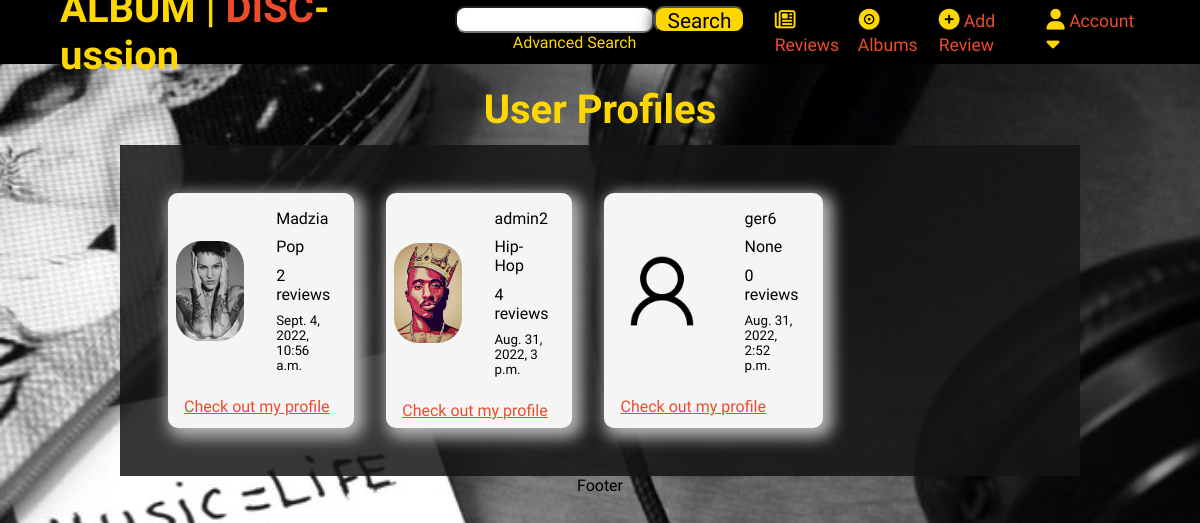
/profiles/, run on the app's committed database.
### profiles/models.py (models this page shows, shortened)
class Profile(models.Model):
    user = models.ForeignKey(User, on_delete=models.CASCADE)
    profile_pic = models.ImageField(upload_to='profile_pics', blank=True)
    first_name = models.CharField(max_length=50, null=True, blank=True)
    last_name = models.CharField(max_length=50, null=True, blank=True)
    favourite_genre = models.ForeignKey(Genre, on_delete=models.CASCADE,
                                        blank=True, null=True)
    created_on = models.DateTimeField(auto_now_add=True)
    edited_on = models.DateTimeField(auto_now=True)
    class Meta:
        ordering = ['-created_on']

### reviews/models.py (models this page shows)
class Genre(models.Model):
    name = models.CharField(max_length=50)
    def __str__(self):
        return self.name

### profiles/views.py (the view)
# urls.py: path('profiles/', include('profiles.urls'))
def profiles(request):
    profiles = Profile.objects.all()
    profile_list = []
    for profile in profiles:
        profile_list.append({
            'profile': profile,
            'no_of_reviews': number_of_reviews(profile.user)
        })
    template = 'profiles.html'
    context = {
        'profile_list': profile_list,
    }
    return render(request, template, context)

### profiles/contexts.py (called while the page is built)
def top_profiles(request):
    profiles = Profile.objects.all()
    profile_list = []
    for profile in profiles:
        profile_list.append({
            'profile': profile,
            'no_of_reviews': number_of_reviews(profile.user)
        })
    top_list = sorted(profile_list, key=lambda d: d['no_of_reviews'],
                      reverse=True)[:5]
    context = {
        'top_profiles': top_list
    }
    return context

### profiles/utils.py (called while the page is built)
def number_of_reviews(user):
    reviews = Review.objects.filter(creator=user)
    return len(reviews)

### reviews/contexts.py (called while the page is built)
def latest_reviews(request):
    reviews = Review.objects.all()
    sorted_reviews = sorted(reviews, key=lambda x: x.date_created_on,
                            reverse=True)[:5]
    context = {
        'latest_reviews': sorted_reviews
    }
    print(sorted_reviews)
    return context

### reviews/models.py (called while the page is built)
    def __str__(self):
        return self.title

    def __str__(self):
        return f'{self.album} reviewed by {self.creator}'

### profiles/templates/profiles.html
{% extends 'base.html' %}
{% load static %}
{% block extracss %}
    <link rel="stylesheet" href="{% static 'css/profiles.css' %}">
{% endblock %}
{% block content %}
<div class="full-span center-container top-margin">
    <h1 class="title top-margin">User Profiles</h1>
</div>
<section class="main-grid top-margin">
    {% for profile in profile_list %}
        <div class="profile-card span-1">
            <div class="card-body">
                <div class="card-img">
                    {% if profile.profile.profile_pic %}
                        <img src="{{ MEDIA_URL }}{{ profile.profile.profile_pic }}" alt="profile image">
                    {% else %}
                        <img src="{{ MEDIA_URL }}user-alt.png" alt="profile image">
                    {% endif %}
                </div>
                <div class="card-text">
                    <p>{{ profile.profile.user }}</p>
                    <p>{{ profile.profile.favourite_genre }}</p>
                    <p>{{ profile.no_of_reviews }} reviews</p>
                    <small>{{ profile.profile.created_on }}</small>
                </div>
            </div>
            <div class="card-footer">
                <a class="link" href='#'>Check out my profile</a>
            </div>
        </div>
    {% endfor %}
</section>
{% endblock %}

### static/css/styles.css (style rules this page uses)
* { margin: 0; box-sizing: border-box; font-family: 'Arapey', serif; }
body { background-image: url('/media/music-background.jpg'); background-size: cover; }
.title { font-family: 'Eczar', serif; color: gold; font-size: 2.5rem; }
.center-container { display: flex; flex-direction: column; align-items: center; justify-content: space-between; flex-wrap: wrap; }
.top-margin { margin-top: .7rem; }
.card-footer { padding: .5rem 0 .5rem 1rem; width: 100%; }
.card-text { width: 100%; text-align: start; padding: 1rem; }
.card-body { display: flex; justify-content: flex-start; gap: 1rem; align-items: center; padding: 0 .5rem; }

### static/css/profiles.css (style rules this page uses)
.main-grid { display: grid; grid-template-columns: repeat(4, 1fr); gap: 2rem; width: 80%; margin-left: 10%; background-color: rgba(19, 20, 20, 0.85); padding: 3rem; }
.full-span { grid-column: span 5; }
.span-1 { grid-column: span 1; }
.profile-card { background-color: whitesmoke; border-radius: 10px; box-shadow: 5px 5px 15px 5px #b3b3b3; }
.card-img { height: 100px; display: flex; justify-content: center; }
.card-img img { height: 100%; border-radius: 25px; }
.card-body { display: flex; justify-content: flex-start; gap: 1rem; height: auto; }
.card-text { display: flex; flex-direction: column; gap: .6rem; }
.link { color: #EE4B2B; cursor: pointer; }

### data on the page
Profile: profile.profile_pic (picture), profile.user "Madzia", profile.favourite_genre "Pop", no_of_reviews "2", profile.created_on "Sept. 4, 2022, 10:56 a.m."
Profile: profile.profile_pic (picture), profile.user "admin2", profile.favourite_genre "Hip-Hop", no_of_reviews "4", profile.created_on "Aug. 31, 2022, 3 p.m."
Profile: profile.user "ger6", profile.favourite_genre "None", no_of_reviews "0", profile.created_on "Aug. 31, 2022, 2:52 p.m."
